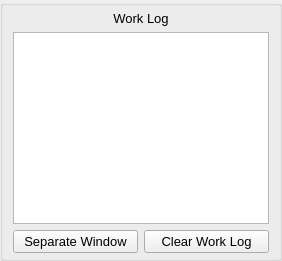
           <widget class="QGroupBox" name="workLogGroupBox">
            <layout class="QVBoxLayout" name="logVerticalLayout">
             <property name="leftMargin">
              <number>10</number>
             </property>
             <property name="topMargin">
              <number>5</number>
             </property>
             <property name="rightMargin">
              <number>10</number>
             </property>
             <property name="bottomMargin">
              <number>5</number>
             </property>
             <item>
              <widget class="QLabel" name="workLogLabel">
               <property name="font">
                <font>
                 <pointsize>10</pointsize>
                 <weight>50</weight>
                 <bold>false</bold>
                 <underline>false</underline>
                </font>
               </property>
               <property name="text">
                <string>Work Log</string>
               </property>
               <property name="alignment">
                <set>Qt::AlignCenter</set>
               </property>
              </widget>
             </item>
             <item>
              <widget class="QPlainTextEdit" name="workLogPlainTextEdit">
               <property name="font">
                <font>
                 <family>Consolas</family>
                 <pointsize>10</pointsize>
                </font>
               </property>
               <property name="readOnly">
                <bool>true</bool>
               </property>
              </widget>
             </item>
             <item>
              <layout class="QHBoxLayout" name="workLogControlsHorizontalLayout">
               <item>
                <widget class="QPushButton" name="viewInSeparateWindowButton">
                 <property name="font">
                  <font>
                   <pointsize>10</pointsize>
                  </font>
                 </property>
                 <property name="text">
                  <string>Separate Window</string>
                 </property>
                </widget>
               </item>
               <item>
                <widget class="QPushButton" name="clearWorkLogButton">
                 <property name="font">
                  <font>
                   <pointsize>10</pointsize>
                  </font>
                 </property>
                 <property name="text">
                  <string>Clear Work Log</string>
                 </property>
                </widget>
               </item>
              </layout>
             </item>
            </layout>
           </widget>
